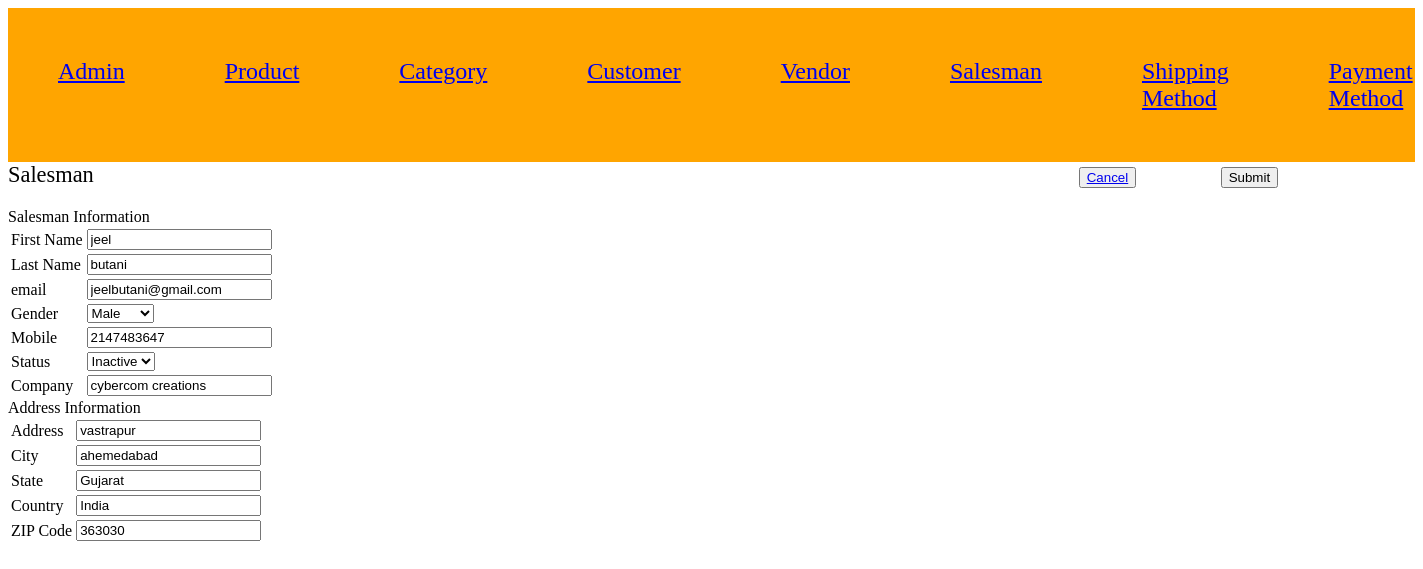
Screenshot of /project-harshad-parmar-04/Index.php?c=salesman&a=edit&id=38 with the database file from the repository.
### tables this page shows
CREATE TABLE `salesman` (
  `salesman_id` int(11) NOT NULL,
  `first_name` varchar(255) NOT NULL,
  `last_name` varchar(255) NOT NULL,
  `email` varchar(255) NOT NULL,
  `gender` tinyint(4) NOT NULL,
  `mobile` int(10) NOT NULL,
  `status` tinyint(4) NOT NULL,
  `company` varchar(255) NOT NULL,
  `created_at` datetime NOT NULL,
  `updated_at` datetime DEFAULT NULL
);

CREATE TABLE `salesman_address` (
  `address_id` int(11) NOT NULL,
  `salesman_id` int(11) NOT NULL,
  `address` varchar(255) NOT NULL,
  `city` varchar(50) NOT NULL,
  `state` varchar(50) NOT NULL,
  `country` varchar(50) NOT NULL,
  `zip` int(8) NOT NULL
);

### project-harshad-parmar-04/Model/Core/View.php (called while the page is built, shortened)
<?php
class Model_Core_View
{
	protected $data = [];
	protected $template = null;
	public function __get($key)
	{
		return $this->data[$key];
	}
	public function setData($data)
	{
		$this->data = $data;
		return $this;
	}
	public function setTemplate($template)
	{
		$this->template = $template;
		return $this;
	}
	public function getTemplate()
	{
		return $this->template;
	}
	public function render()
	{
		require 'View' . DS . $this->getTemplate();
	}
	public function getUrl($action = null, $controller = null, $params = [], $resetParam = false)
	{
		return Ccc::getModel('Core_Url')->getUrl($action, $controller, $params, $resetParam);
	}
}
?>

### project-harshad-parmar-04/Controller/Core/Action.php (called while the page is built, shortened)
<?php
class Controller_Core_Action
{
	protected $view = null;
	public function setView($view)
	{
		$this->view = $view;
		return $this;
	}
	public function getView()
	{
		if ($this->view) {
			return $this->view;
		}
		$view = Ccc::getModel('Core_View');
		return $view;
	}
	public function render()
	{
		return $this->getView()->render();
	}
}
?>

### project-harshad-parmar-04/Controller/Salesman.php (called while the page is built, shortened)
<?php
class Controller_Salesman extends Controller_Core_Action
{
	public function editAction()
	{
		try {
			if (!($id = (int) $this->getRequest()->getParams('id'))) {
				throw new Exception("Invalid request.", 1);
			}
			if (!($salesman =  Ccc::getModel('Salesman_Row')->load($id))) {
				throw new Exception("Invalid Id.", 1);
			}
			$salesmanAddress =  Ccc::getModel('Salesman_Row');
			$salesmanAddress->getTable()->setTableName('salesman_address');
			if (!$salesmanAddress->load($id)) {
				throw new Exception("Invalid Id.", 1);
			}
			$this->render();
		} catch (Exception $e) {
			$this->getMessage()->addMessage($e->getMessage(),Model_Core_Message::FAILURE);
			$this->redirect('grid');
		}
	}
}
?>

### project-harshad-parmar-04/Controller/Core/Front.php (called while the page is built, shortened)
<?php
class Controller_Core_Front
{
	public function init()
	{
		$request = Ccc::getModel('Core_Request');
		$controller = new $controllerClassName();
		$actionName = $request->getActionName().'Action';
		$controller->$actionName();
	}
}
?>

### project-harshad-parmar-04/Index.php (called while the page is built, shortened)
<?php
spl_autoload_register(function ($className) {
    $classPath = str_replace('_', '/', $className);
});
class Ccc
{
	public static function init()
	{
		$front = new Controller_Core_Front();
		$front->init();
	}
	public static function getModel($className)
	{
		return new $className();
	}
}
Ccc::init();
?>

### project-harshad-parmar-04/Model/Core/Url.php (called while the page is built, shortened)
<?php
class Model_Core_Url
{
	public function getUrl($action = null, $controller = null, $params = [], $resetParam = false)
	{
		$request = Ccc::getModel('Core_Request');
		$final = $request->getParams();
		if ($resetParam) {
			$final = [];
		}
		if ($controller) {
			$final['c'] = $controller;
		}
		else {
			$final['c'] = $request->getControllerName();
		}
		if ($action) {
			$final['a'] = $action;
		}
		else {
			$final['a'] = $request->getActionName();
		}
		$queryString = http_build_query($final);
		$url = $_SERVER['REQUEST_SCHEME'] . "://" . $_SERVER['HTTP_HOST'] . $_SERVER['SCRIPT_NAME'] . "?" . $queryString;
		return $url;
	}
}
?>

### project-harshad-parmar-04/Model/Core/Request.php (called while the page is built, shortened)
<?php
class Model_Core_Request
{
	public function getParams($key=null, $value=null)
	{
		if ($key == null) {
			return $_GET;
		}
		if (array_key_exists($key, $_GET)) {
			return $_GET[$key];
		}
		return $value;
	}
	public function getControllerName()
	{
		return $this->getParams('c', 'Index');
	}
}
?>

### project-harshad-parmar-04/Model/Core/Table/Row.php (called while the page is built, shortened)
<?php
class Model_Core_Table_Row
{
	protected $data = [];
	protected $table = null;
	public function setTable($table)
	{
		$this->table = $table;
		return $this;
	}
	public function getTable()
	{
		if ($this->table) {
			return $this->table;
		}
		return $this->table;
	}
	public function getTableName()
	{
		return $this->getTable()->getTableName();
	}
	public function getPrimaryKey()
	{
		return $this->getTable()->getPrimaryKey();
	}
	public function __get($key)
	{
		if (array_key_exists($key, $this->data)) {
			return $this->data[$key];
		}
		return null;
	}
	public function setData($data)
	{
		$this->data = array_merge($this->data, $data);
		return $this;
	}
	public function load($id, $column = null)
	{
		if (!$column) {
			$column = $this->getPrimaryKey();
		}
		$query = "SELECT * FROM `{$this->getTableName()}` WHERE `{$column}` = '{$id}'";
		$row = $this->getTable()->fetchRow($query);
		return $this;
	}
}
?>

### project-harshad-parmar-04/Model/Core/Adapter.php (called while the page is built, shortened)
<?php
class Model_Core_Adapter
{
	public $config = [
		'host' => 'localhost',
		'username' => 'root',
		'password' => '',
		'dbname' => 'project-harshad-parmar-04'
	];
	public function connect(){
		$connect = mysqli_connect(
			$this->config['host'],
			$this->config['username'],
			$this->config['password'],
			$this->config['dbname']
		);
		return $connect;
	}
	public function fetchRow($query){
		$connect = $this->connect();
		$result = mysqli_query($connect, $query);
		if ($result->num_rows > 0) {
			return $result->fetch_assoc();
		}
		return false;
	}
}
?>

### project-harshad-parmar-04/Model/Core/Table.php (called while the page is built, shortened)
<?php
class Model_Core_Table
{
	public function getAdapter()
	{
		$adapter = Ccc::getModel('Core_Adapter');
		return $adapter;
	}
	public function fetchRow($query)
	{
		return $this->getAdapter()->fetchRow($query);
	}
}
?>

### project-harshad-parmar-04/Model/Salesman/Row.php (called while the page is built, shortened)
<?php
class Model_Salesman_Row extends Model_Core_Table_Row
{
	public function getStatusOptions()
	{
		return [
			self::STATUS_ACTIVE => self::STATUS_ACTIVE_LBL,
			self::STATUS_INACTIVE => self::STATUS_INACTIVE_LBL
		];
	}
	public function getGenderOptions()
	{
		return [
			self::GENDER_MALE => self::GENDER_MALE_LBL,
			self::GENDER_FEMALE => self::GENDER_FEMALE_LBL
		];
	}
	public function getStatus()
	{
		if ($this->status) {
			return $this->status;
		}
		return self::STATUS_DEFAULT;
	}
	public function getGender()
	{
		if ($this->gender) {
			return $this->gender;
		}
		return self::GENDER_DEFAULT;
	}
}
?>

### project-harshad-parmar-04/View/salesman/edit.phtml (the view, shortened to what this page needs)
<?php
$salesman = $this->salesman;
$salesmanAddress = $this->salesmanAddress;
?>
<!DOCTYPE html>
<html>
<head>
	<link rel="stylesheet" type="text/css" href="Skin/css/style.css">
</head>
<body>
	<form action="<?php echo $this->getUrl('save'); ?>" method="post">
		<div class="add">
			<div>Salesman</div>
			<div class="cancel">
				<button><a href="<?php echo $this->getUrl('grid', null, [], true); ?>">Cancel</a></button>
			</div>
			<div class="submit">
				<button type="submit">Submit</button>
			</div>
		</div>
		<div>Salesman Information</div>
		<table>
			<tr>
				<td>First Name</td>
				<td><input type="text" name="salesman[first_name]" value="<?php echo $salesman->first_name; ?>"></td>
			</tr>
			<tr>
				<td>Last Name</td>
				<td><input type="text" name="salesman[last_name]" value="<?php echo $salesman->last_name; ?>"></td>
			</tr>
			<tr>
				<td>email</td>
				<td><input type="text" name="salesman[email]" value="<?php echo $salesman->email; ?>"></td>
			</tr>
			<tr>
				<td>Gender</td>
				<td>
					<select name="salesman[gender]">
						<?php foreach ($salesman->getGenderOptions() as $key => $value) : ?>
						<?php $selected = ($key == $salesman->getGender()) ? "selected" : ''; ?>
						<option value="<?php echo $key; ?>" <?php echo $selected;?>><?php echo $value; ?></option>
						<?php endforeach; ?>
					</select>
				</td>
			</tr>
			<tr>
				<td>Mobile</td>
				<td><input type="text" name="salesman[mobile]" value="<?php echo $salesman->mobile; ?>"></td>
			</tr>
			<tr>
				<td>Status</td>
				<td>
					<select name="salesman[status]">
						<?php foreach ($salesman->getStatusOptions() as $key => $value) : ?>
						<?php $selected = ($key == $salesman->getStatus()) ? "selected" : ''; ?>
						<option value="<?php echo $key; ?>" <?php echo $selected;?>><?php echo $value; ?></option>
						<?php endforeach; ?>
					</select>
				</td>
			</tr>
			<tr>
				<td>Company</td>
				<td><input type="text" name="salesman[company]" value="<?php echo $salesman->company; ?>"></td>
			</tr>
		</table>
		<div>Address Information</div>
		<table>
			<tr>
				<td>Address</td>
				<td><input type="text" name="salesmanAddress[address]" value="<?php echo $salesmanAddress->address; ?>"></td>
			</tr>
			<tr>
				<td>City</td>
				<td><input type="text" name="salesmanAddress[city]" value="<?php echo $salesmanAddress->city; ?>"></td>
			</tr>
			<tr>
				<td>State</td>
				<td><input type="text" name="salesmanAddress[state]" value="<?php echo $salesmanAddress->state; ?>"></td>
			</tr>
			<tr>
				<td>Country</td>
				<td><input type="text" name="salesmanAddress[country]" value="<?php echo $salesmanAddress->country; ?>"></td>
			</tr>
			<tr>
				<td>ZIP Code</td>
				<td><input type="text" name="salesmanAddress[zip]" value="<?php echo $salesmanAddress->zip; ?>"></td>
			</tr>
		</table>
	</form>
</body>
</html>

### project-harshad-parmar-04/Skin/css/style.css (style rules this page uses)
.add { display: flex; font-size: 140%; margin-bottom: 20px; }
.cancel { margin-left: 70%; }
.submit { margin-left: 6%; }

### rows the page displays
salesman: first_name "jeel", last_name "butani", email "jeelbutani@gmail.com", mobile "2147483647", company "cybercom creations"
salesman_address: address "vastrapur", city "ahemedabad", state "Gujarat", country "India", zip "363030"

### other values shown
form field value "Male"
form field value "Inactive"
